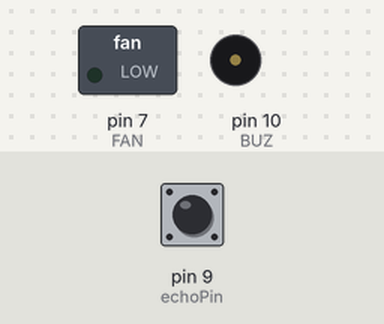
Bench run of a sketch on a simulated Arduino Uno, built with avr-gcc and run on an emulated ATmega328P. On the bench: switched loads named in the sketch (green lamp = pin HIGH), buzzer (waves = sounding, pin HIGH). Inputs (shaded band) come from the test bench; at power-on: pin 9 (echoPin) LOW. Pins used as bus, display or sensor lines are not drawn; what the sketch prints to the serial monitor is not drawn.

Above: at 0.1 s.
At 1.2 s:
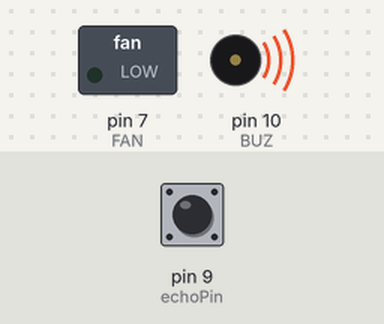
1.3 s: pin 9 (echoPin) pulsed HIGH 2 times (0.12 s each, 0.3 s apart)
At 2.4 s:
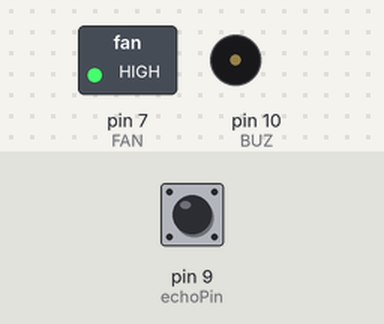
Timing chart, 0 to 4.3 s (numbered marks = the images above; inputs shaded):
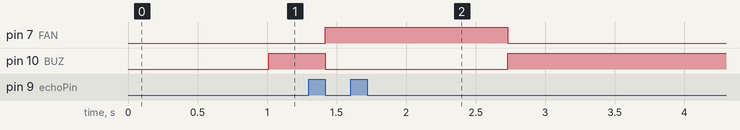

Measured:
- after the input at 1.3 s, pin 7 (FAN): LOW → HIGH after 0.12 s, → LOW 1.3 s later; pin 10 (BUZ): HIGH → LOW after 0.12 s, → HIGH 1.3 s later

The sketch:

FAN_SR04.ino
```cpp
#define trigPin 8
#define echoPin 9
int FAN = 7;
int BUZ = 10;

long duration, distance;

void setup() {
  pinMode(FAN, OUTPUT);
  pinMode(BUZ, OUTPUT);
  pinMode(trigPin, OUTPUT);
  pinMode(echoPin, INPUT);
  Serial.begin(9600);
}


void loop() {
  digitalWrite(trigPin, HIGH);
  delay(10);
  digitalWrite(trigPin, LOW);
  duration=pulseIn(echoPin, HIGH);
  distance=(duration/2)/29.1;

  if(distance<10) {
    digitalWrite(FAN, LOW);
    digitalWrite(BUZ, HIGH);
    Serial.println("작동");
  }

  else {
    digitalWrite(FAN, HIGH);
    digitalWrite(BUZ, LOW);
    Serial.println("중지");
  }
}
```
